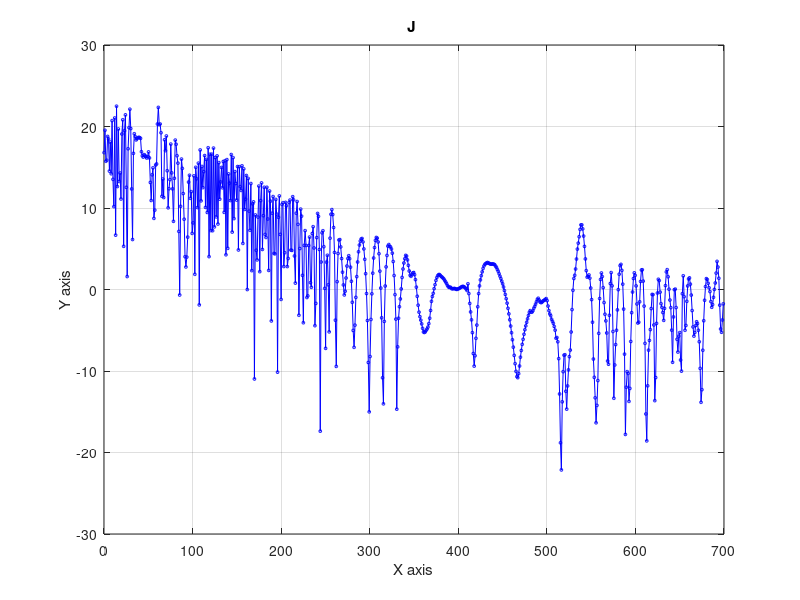

Here is the MATLAB script that generated this plot:
% Load the data from the file
data = load('Ef_fast_2.dat');
data2 = load('Jf_fast_2.dat');

% Separate the data into x and y components
x = data(:, 1);
y = data(:, 2);

x2 = data2(:, 1);
y2 = data2(:, 2);

% Filter out zero values
non_zero_indices = y ~= 0;
x_non_zero = x(non_zero_indices);
y_non_zero = y(non_zero_indices);

non_zero_indices2 = y2 ~= 0;
x2_non_zero = x2(non_zero_indices2);
y2_non_zero = y2(non_zero_indices2);

% Create a figure
figure;

% Plot the data with a thinner line
plot(x_non_zero, y_non_zero, 'b-o', 'MarkerSize', 2, 'LineWidth', 0.15); % Setting the LineWidth to 0.15 makes the line thinner

hold on

%plot(x2_non_zero, y2_non_zero, 'r-o', 'MarkerSize', 2, 'LineWidth', 0.15);

% Add labels and title
xlabel('X axis');
ylabel('Y axis');
title('J ');

% Add grid for better readability
grid on;
